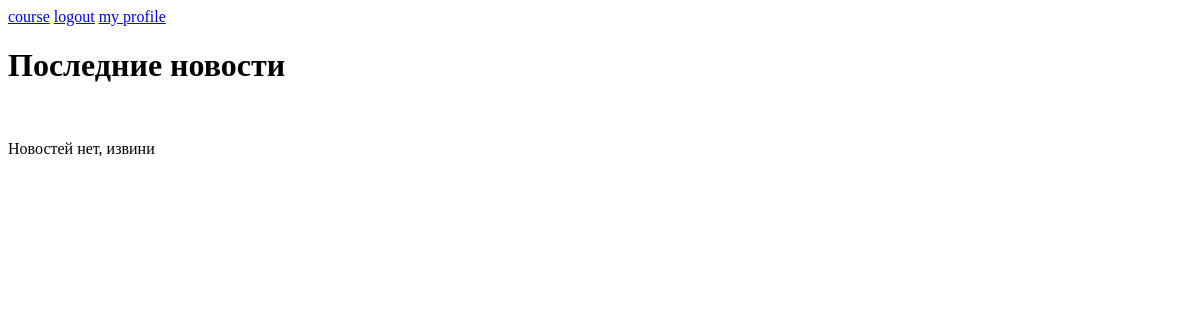
Page /home (signed in) on the earlier database version.
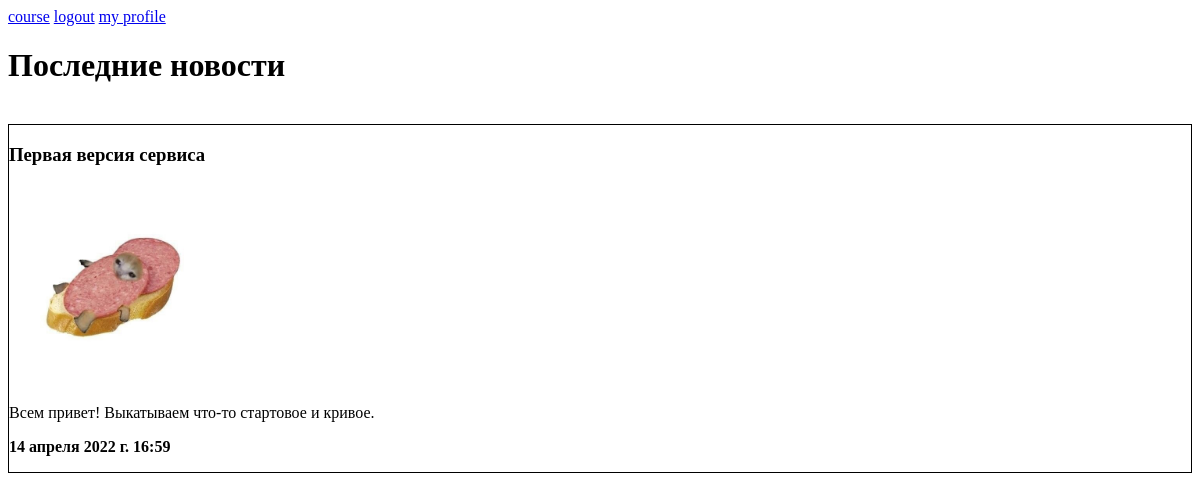
Same page on the later database version.
### main/models.py (models this page shows, shortened)
class Post(models.Model):
	title = models.CharField(max_length=100)
	image = models.ImageField(upload_to='Post', blank=True)
	date = models.DateTimeField(auto_now_add=True)
	text = models.TextField(max_length=350, blank=True)
	class Meta:
		ordering = ('-date', )
		verbose_name = 'пост'
		verbose_name_plural = 'посты'

### main/views.py (the view)
# urls.py: 2. Add a URL to urlpatterns:  path('', views.home, name='home')
@login_required(login_url='login')
def home(request):
	return render(request, 'home.html', {"posts": Post.objects.all()[:5]})

### main/templates/home.html (shortened to what this page needs)
<!DOCTYPE html>
<html lang="en">
<head>
</head>
<body>
	<a class="nav-link" href="{% url 'course' %}">course</a>
	<a class="nav-link" href="{% url 'logout' %}">logout</a>
	<a class="nav-link" href="{% url 'profile' request.user.username %}">my profile</a>
	<h1>Последние новости</h1>
	<br>
	{% if posts|length != 0 %}
		{% for i in posts %}
			<div style="border: 1px solid black">
				<h3>{{ i.title }}</h3>
				{% if i.image %}
					<img src="{{ i.image.url }}" style="max-width: 200px; max-height: 200px">
				{% endif %}
				<p>{{ i.text }}</p>
				<p style="font-weight: bold">{{ i.date }}</p>
			</div>
			<br>
		{% endfor %}
	{% else %}
		<p>Новостей нет, извини</p>
	{% endif %}
</body>
</html>

Differences in the rows shown:
added Post: title "Первая версия сервиса", image (picture), text "Всем привет! Выкатываем что-то стартовое и кривое.", date "14 апреля 2022 г. 16:59"
Other differences:
text no longer shown: "Новостей нет, извини"
